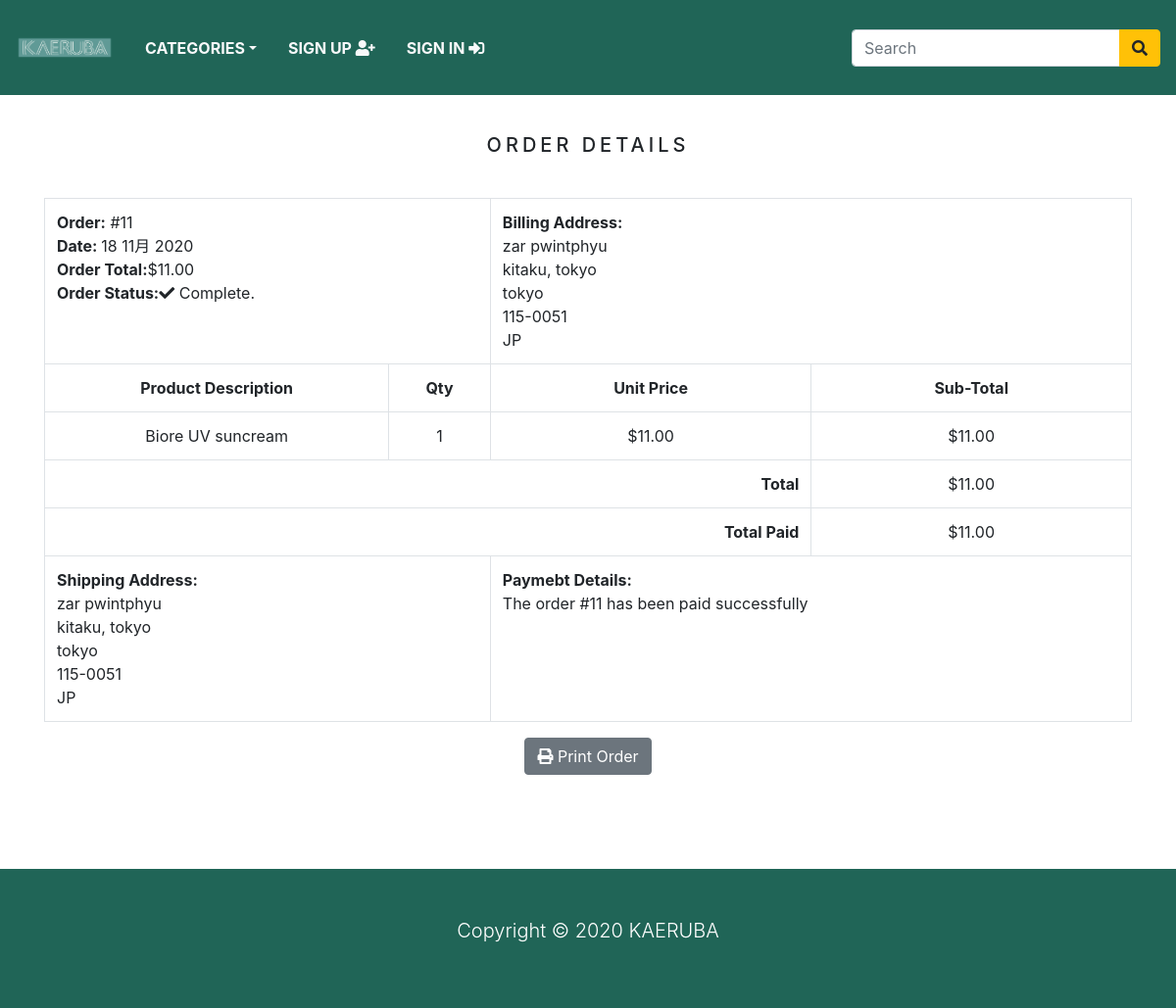
The app's page /order/11 (signed in) with its own data.
### store/models.py (models this page shows, shortened)
class Order(models.Model):
    token = models.CharField(max_length=250, blank=True)
    total = models.DecimalField(max_digits=10, decimal_places=2, verbose_name='USD Order Total')
    emailAddress = models.EmailField(max_length=250, blank=True, verbose_name='Email Address')
    created = models.DateTimeField(auto_now_add=True)
    billingName = models.CharField(max_length=250, blank=True)
    billingAddress1 = models.CharField(max_length=250, blank=True)
    billingCity = models.CharField(max_length=250, blank=True)
    billingPostcode = models.CharField(max_length=250, blank=True)
    billingCountry = models.CharField(max_length=250, blank=True)
    shippingName = models.CharField(max_length=250, blank=True)
    shippingAddress1 = models.CharField(max_length=250, blank=True)
    shippingCity = models.CharField(max_length=250, blank=True)
    shippingPostcode = models.CharField(max_length=250, blank=True)
    shippingCountry = models.CharField(max_length=250, blank=True)
    class Meta:
        db_table = 'Order'
        ordering = ['-created']

class OrderItem(models.Model):
    product = models.CharField(max_length=250)
    quantity = models.IntegerField()
    price = models.DecimalField(max_digits=10, decimal_places=2, verbose_name='USD Price')
    order = models.ForeignKey(Order, on_delete=models.CASCADE)
    class Meta:
        db_table = 'OrderItem'
    def sub_total(self):
        return self.quantity * self.price

### store/views.py (the view)
# urls.py: path('order/<int:order_id>', views.viewOrder, name='order_detail'),
@login_required(redirect_field_name='next', login_url='signin')
def viewOrder(request, order_id):
    if request.user.is_authenticated:
        email = str(request.user.email)
        order = Order.objects.get(id=order_id, emailAddress=email)
        order_items = OrderItem.objects.filter(order=order)
    return render(request, 'order_detail.html', {'order': order, 'order_items': order_items})

### store/context_processors.py (called while the page is built)
def counter(request):
    item_count = 0
    if 'admin' in request.path:
        return {}
    else:
        try:
            cart = Cart.objects.filter(cart_id=_cart_id(request))
            cart_items = CartItem.objects.all().filter(cart=cart[:1])
            for cart_item in cart_items:
                item_count += cart_item.quantity
        except Cart.DoesNotExist:
            item_count = 0
    return dict(item_count=item_count)

def menu_links(request):
    links = Category.objects.all()
    return dict(links=links)

### store/models.py (called while the page is built)
    def get_url(self):
        return reverse('products_by_category', args=[self.slug])

### store/views.py (called while the page is built)
def _cart_id(request):
    cart = request.session.session_key
    if not cart:
        cart = request.session.create()
    return cart

### store/templates/order_detail.html (shortened to what this page needs)
{% extends 'base.html' %}
{% load static %}
{% block content %}
    <div class="container">
    <div class="text-center">
      <br>
      <h1 class="text-center product_title">
        Order Details
      </h1>
      <br>
      <table class="table table-bordered">
        <tr>
          <td class="text-left" colspan="2">
            <b>Order:</b> #{{ order.id }} <br>
            <b>Date: </b>{{ order.created|date:"d M Y" }} <br>
            <b>Order Total:</b>${{ order.total }} <br>
            <b>Order Status:</b><i class="fas fa-check"></i> Complete.
          </td>
          <td class="text-left" colspan="2">
            <b>Billing Address: </b> <br>
            {{ order.billingName }} <br>
            {{ order.billingAddress1 }} <br>
            {{ order.billingCity }} <br>
            {{ order.billingPostcode }} <br>
            {{ order.billingCountry }} <br>
          </td>
        </tr>
        <tr>
          <td><b>Product Description</b></td>
          <td><b>Qty</b></td>
          <td><b>Unit Price</b></td>
          <td><b>Sub-Total</b></td>
        </tr>
        {% for item in order_items %}
          <tr>
            <td>{{ item.product }}</td>
            <td>{{ item.quantity }}</td>
            <td>${{ item.price }}</td>
            <td>${{ item.sub_total }}</td>
          </tr>
        {% endfor %}
        <tr>
          <td class="text-right" colspan="3"><b>Total</b></td>
          <td>${{ order.total }}</td>
        </tr>
        <tr>
          <td class="text-right" colspan="3"><b>Total Paid</b></td>
          <td>${{ order.total }}</td>
        </tr>
        <tr>
          <td class="text-left" colspan="2">
            <b>Shipping Address:</b> <br>
            {{ order.shippingName }} <br>
            {{ order.shippingAddress1 }} <br>
            {{ order.shippingCity }} <br>
            {{ order.shippingPostcode }} <br>
            {{ order.shippingCountry }} <br>
          </td>
          <td class="text-left" colspan="2">
            <b>Paymebt Details:</b> <br>
            The order #{{ order.id }} has been paid successfully
          </td>
        </tr>
      </table>
      <button class="btn btn-secondary" onclick="window.print();">
        <i class="fas fa-print"></i>
        Print Order
      </button>
    </div>
  </div>
    <br><br>
{% endblock %}

### store/static/css/base.css (style rules this page uses)
body { background: white; }
.product_title { font-size: 20px; text-transform: uppercase; letter-spacing: .2em; padding-top: 15px; padding-bottom: 10px; }

### records on screen
Order: id "11", created "18 11月 2020", total "11.00", billingName "zar pwintphyu", billingAddress1 "kitaku, tokyo", billingCity "tokyo", billingPostcode "115-0051", billingCountry "JP", shippingName "zar pwintphyu", shippingAddress1 "kitaku, tokyo", shippingCity "tokyo", shippingPostcode "115-0051", shippingCountry "JP"
OrderItem: product "Biore UV suncream", quantity "1", price "11.00", sub_total "11.00"
